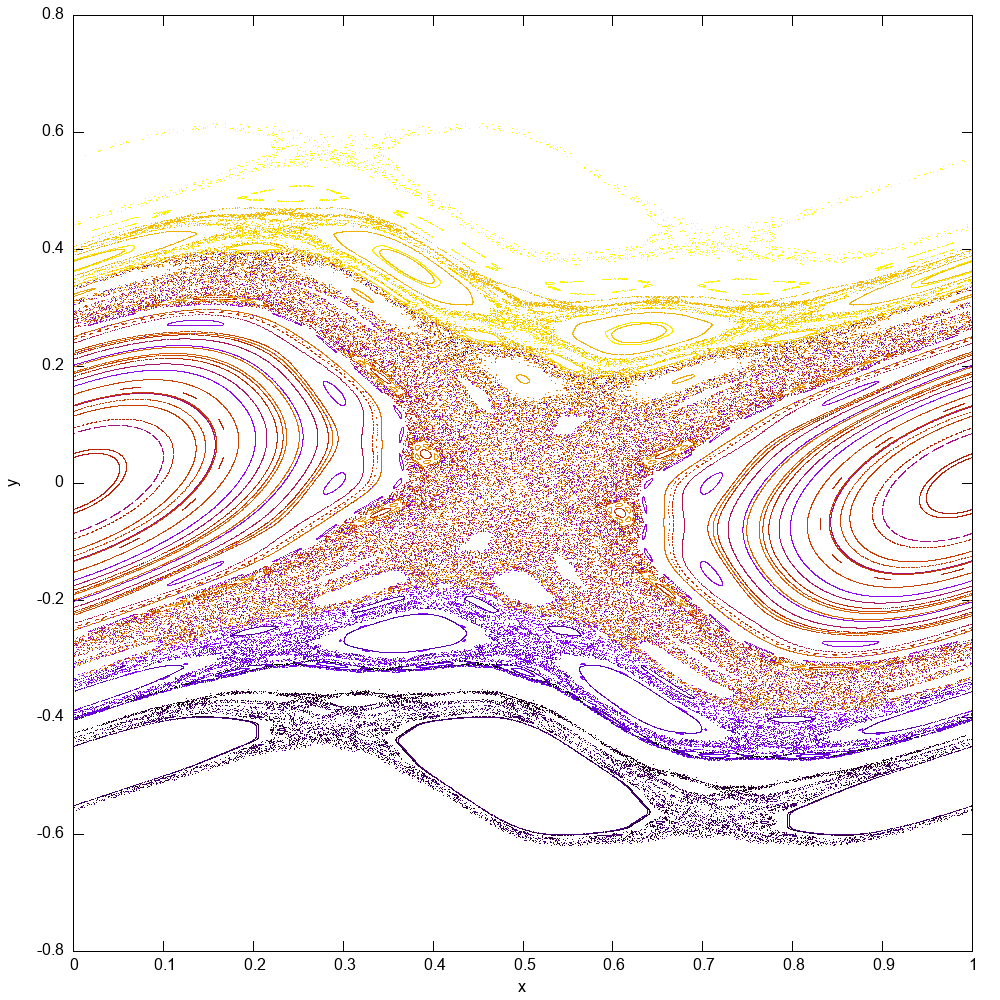

The script that drew this image:
set style data points
set datafile separator ","
set terminal png size 1000,1000
set output image_name
# set xrange [0:1]
# set yrange [0:1]
set xlabel "x"
set ylabel "y"
set key off
set pointsize 0.1
unset colorbox


plot name using 1:2:(int($0/1000)) with points pointtype 7 linecolor palette
